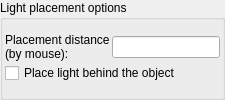
            <widget class="QGroupBox" name="groupBox_8">
             <property name="title">
              <string>Light placement options</string>
             </property>
             <layout class="QVBoxLayout" name="verticalLayout_17">
              <property name="spacing">
               <number>2</number>
              </property>
              <property name="leftMargin">
               <number>2</number>
              </property>
              <property name="topMargin">
               <number>2</number>
              </property>
              <property name="rightMargin">
               <number>2</number>
              </property>
              <property name="bottomMargin">
               <number>2</number>
              </property>
              <item>
               <layout class="QGridLayout" name="gridLayout_5" columnstretch="0,0">
                <property name="spacing">
                 <number>2</number>
                </property>
                <item row="1" column="1">
                 <widget class="MyLineEdit" name="logedit_aux_light_manual_placement_dist">
                  <property name="toolTip">
                   <string>&lt;html&gt;&lt;head/&gt;&lt;body&gt;&lt;p&gt;Controls distance from fractal surface where light will be placed with mouse pointer. When it's zero, the light will be set on fractal surface. Higher value moves the light towards the camera.&lt;/p&gt;&lt;p&gt;This parameter can be controlled with mouse scroll.&lt;/p&gt;&lt;/body&gt;&lt;/html&gt;</string>
                  </property>
                 </widget>
                </item>
                <item row="2" column="0" colspan="2">
                 <widget class="MyCheckBox" name="checkBox_aux_light_place_behind">
                  <property name="sizePolicy">
                   <sizepolicy hsizetype="Minimum" vsizetype="Maximum">
                    <horstretch>0</horstretch>
                    <verstretch>0</verstretch>
                   </sizepolicy>
                  </property>
                  <property name="text">
                   <string>Place light behind the object</string>
                  </property>
                 </widget>
                </item>
                <item row="1" column="0">
                 <widget class="QLabel" name="label_134">
                  <property name="text">
                   <string>Placement distance
(by mouse):</string>
                  </property>
                 </widget>
                </item>
               </layout>
              </item>
             </layout>
            </widget>
